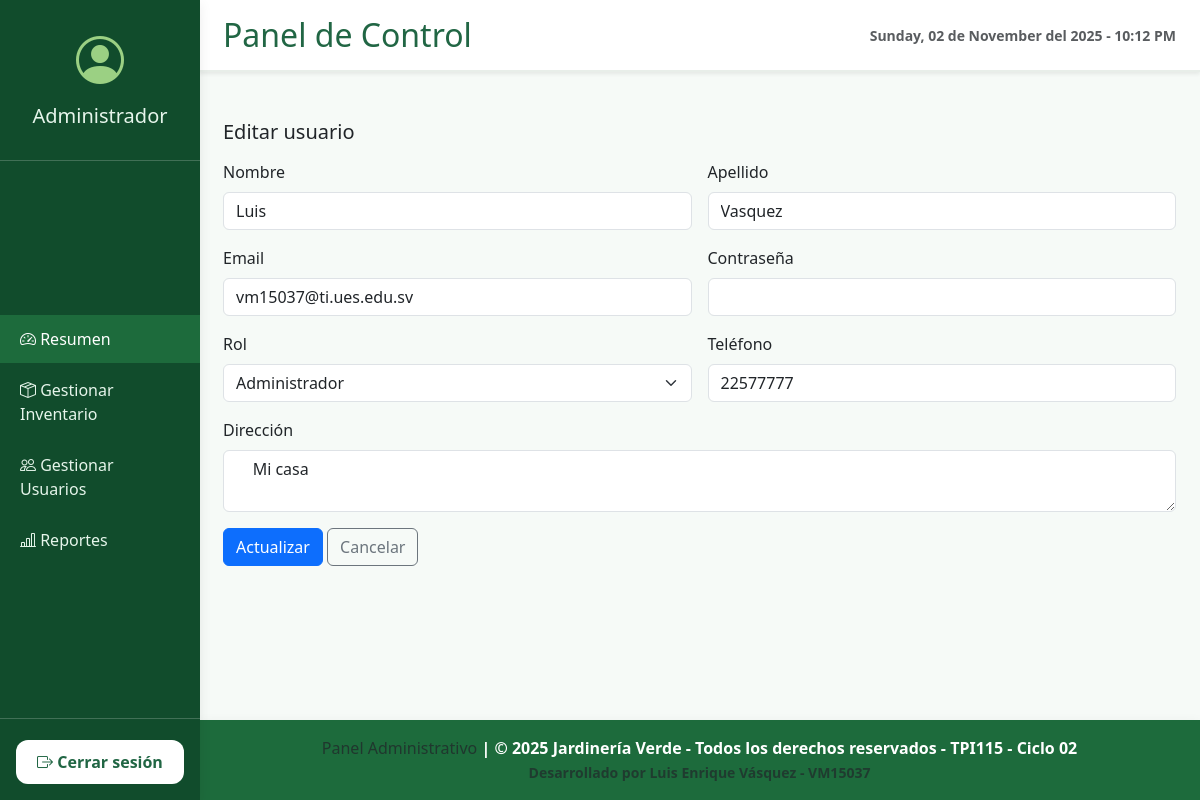
Screenshot of /usuario/editar/4 (signed in) with the database file from the repository.
### tables this page shows
CREATE TABLE `usuario` (
  `id_usuario` int(11) NOT NULL,
  `nombre_usuario` varchar(50) NOT NULL,
  `apellido_usuario` varchar(50) NOT NULL,
  `email_usuario` varchar(50) NOT NULL,
  `contrasenia_usuario` varchar(16) NOT NULL,
  `direccion_usuario` varchar(150) DEFAULT NULL,
  `telefono_usuario` int(11) DEFAULT NULL,
  `rol_usuario` int(11) NOT NULL DEFAULT 0
);

### app/controllers/UsuarioController.php (called while the page is built, shortened)
<?php
class UsuarioController extends Controller
{
    public function editar($id = null)
    {
        $usuarioModel = $this->model('Usuario');
        $usuario = $usuarioModel->obtenerPorId((int) $id);
        $this->view('usuario/form', [
            'usuario' => $usuario,
            'modo' => 'editar'
        ]);
    }
}
?>

### CORE/App.php (called while the page is built, shortened)
<?php
class App
{
    protected $method = 'index';
    public function __construct()
    {
        $url = $this->parseURL();
        if (!empty($url[0])) {
            $controllerName = ucfirst($url[0]) . 'Controller';
            $controllerPath = __DIR__ . '/../app/controllers/' . $controllerName . '.php';
            if (file_exists($controllerPath)) {
                unset($url[0]);
            } else {
                $controllerPath = __DIR__ . '/../app/controllers/HomeController.php';
            }
        } else {
            $controllerPath = __DIR__ . '/../app/controllers/HomeController.php';
        }
        $this->controller = new $this->controller();
        if (isset($url[1]) && method_exists($this->controller, $url[1])) {
            $this->method = $url[1];
            unset($url[1]);
        }
        $this->params = $url ? array_values($url) : [];
        call_user_func_array([$this->controller, $this->method], $this->params);
    }
    private function parseURL()
    {
        if (isset($_GET['url'])) {
            return explode('/', filter_var(rtrim($_GET['url'], '/'), FILTER_SANITIZE_URL));
        }
        return [];
    }
}
?>

### index.php (called while the page is built, shortened)
<?php
require_once 'core/App.php';
require_once 'core/Controller.php';
$app = new App();
?>

### CORE/model.php (called while the page is built, shortened)
<?php
class Model {
    public function __construct() {
        require_once __DIR__ . '/../config/database.php';
        $database = new Database();
        $this->db = $database->connect();
    }
}
?>

### config/database.php (called while the page is built, shortened)
<?php
class Database {
    private $host = 'localhost';
    private $db = 'grupo3_bdappweb';
    private $user = 'root';
    private $pass = '';
    public function connect() {
        $this->conn = null;
        try {
            $this->conn = new PDO(
                'mysql:host=' . $this->host . ';dbname=' . $this->db . ';charset=utf8mb4',
                $this->user,
                $this->pass
            );
            $this->conn->setAttribute(PDO::ATTR_ERRMODE, PDO::ERRMODE_EXCEPTION);
            $this->conn->setAttribute(PDO::ATTR_DEFAULT_FETCH_MODE, PDO::FETCH_ASSOC);
        } catch(PDOException $e) {
            echo 'Error de conexión: ' . $e->getMessage();
        }
        return $this->conn;
    }
}
?>

### app/models/Usuario.php (called while the page is built, shortened)
<?php
require_once __DIR__ . '/../../core/Model.php';
class Usuario extends Model
{
    protected $tabla = 'usuario';
    public function obtenerPorId($id)
    {
        $query = "SELECT * FROM {$this->tabla} WHERE id_usuario = :id LIMIT 1";
        $stmt = $this->db->prepare($query);
        $stmt->bindParam(':id', $id, PDO::PARAM_INT);
        $stmt->execute();
        return $stmt->fetch(PDO::FETCH_ASSOC);
    }
}
?>

### app/views/usuario/form.php (the view, shortened to what this page needs)
<?php include __DIR__ . '/../layouts/header_admin.php'; ?>
<h5 class="mb-3"><?= isset($modo) && $modo === 'editar' ? 'Editar usuario' : 'Nuevo usuario' ?></h5>
<form action="<?= BASE_URL ?>usuario/<?= isset($modo) && $modo === 'editar' ? 'actualizar' : 'guardar' ?>" method="POST"
  class="row g-3 needs-validation" novalidate>
  <div class="col-md-6">
    <label class="form-label">Nombre</label>
    <input type="text" name="nombre_usuario" class="form-control" required
      value="<?= htmlspecialchars($usuario['nombre_usuario'] ?? '') ?>">
  </div>
  <div class="col-md-6">
    <label class="form-label">Apellido</label>
    <input type="text" name="apellido_usuario" class="form-control" required
      value="<?= htmlspecialchars($usuario['apellido_usuario'] ?? '') ?>">
  </div>
  <div class="col-md-6">
    <label class="form-label">Email</label>
    <input type="email" name="email_usuario" class="form-control" required
      value="<?= htmlspecialchars($usuario['email_usuario'] ?? '') ?>">
  </div>
  <div class="col-md-6">
    <label class="form-label">Contraseña</label>
    <input type="password" name="contrasenia_usuario" class="form-control" required autocomplete="new-password">
  </div>
  <div class="col-md-6">
    <label class="form-label">Rol</label>
    <select name="rol_usuario" class="form-select" required>
      <option value="1" <?= isset($usuario['rol_usuario']) && $usuario['rol_usuario'] == 1 ? 'selected' : '' ?>>
        Administrador</option>
    </select>
  </div>
  <div class="col-md-6">
    <label class="form-label">Teléfono</label>
    <input type="text" name="telefono_usuario" class="form-control"
      value="<?= htmlspecialchars($usuario['telefono_usuario'] ?? '') ?>" required>
  </div>
  <div class="col-12">
    <label class="form-label">Dirección</label>
    <textarea name="direccion_usuario" class="form-control" rows="2" required>
    <?= htmlspecialchars($usuario['direccion_usuario'] ?? '') ?>
  </textarea>
  </div>
  <div class="col-12">
    <button class="btn btn-primary">
      <?= isset($modo) && $modo === 'editar' ? 'Actualizar' : 'Guardar' ?>
    </button>
    <a href="<?= BASE_URL ?>admin/usuarios" class="btn btn-outline-secondary">Cancelar</a>
  </div>
</form>
<?php include __DIR__ . '/../layouts/footer_admin.php'; ?>

### public/css/admin.css (style rules this page uses)
:root { --sidebar-bg: #114c2c; --sidebar-active: #1d6b3c; --sidebar-text: #e6f5eb; --primary-color: #2e8b57; --primary-dark: #216644; --accent: #9bd083; --card-bg: #fff; --shadow: 0 4px 12px rgba(0,0,0,0.08); --radius: 12px; }

### rows the page displays
usuario: nombre_usuario "Luis", apellido_usuario "Vasquez", email_usuario "vm15037@ti.ues.edu.sv", rol_usuario "Administrador", telefono_usuario "22577777", direccion_usuario "Mi casa"

### other values shown
strftime('%A, %d de %B del %Y - %I:%M %p') "Sunday, 02 de November del 2025 - 10:12 PM"
